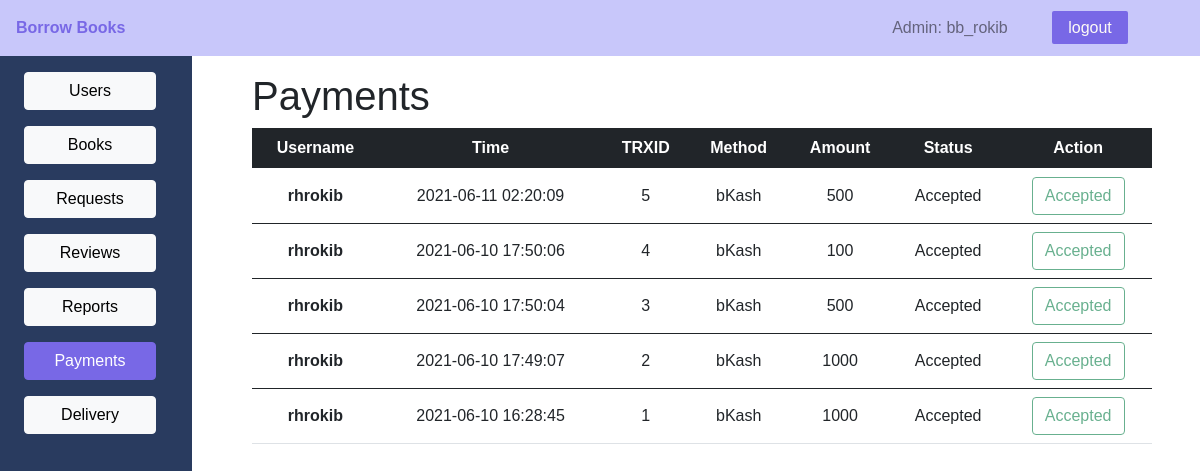
The page /admin/payment.php (signed in) on the database its author committed.
### tables this page shows
CREATE TABLE `payment` (
  `trxid` int(11) NOT NULL,
  `amount` double NOT NULL,
  `method` varchar(10) NOT NULL,
  `time` datetime NOT NULL,
  `status` varchar(15) NOT NULL DEFAULT 'Not Accepted',
  `username` varchar(30) NOT NULL
);

### admin/payment.php (the view, shortened to what this page needs)
<?php
require_once('./../db_config.php');
if (!isset($_SESSION['admin']) &&  empty($_SESSION['admin'])) {
?>
  <script>
    location.assign("./login.php");
  </script>
<?php
} else {
  $username = $_SESSION['admin'];
  $retObj = $pdo->query("SELECT * FROM payment ORDER BY status DESC, time DESC");
  $posts = $retObj->fetchAll();
?>
  <!DOCTYPE html>
  <html lang="en">
  <head>
    <link href="https://cdn.jsdelivr.net/npm/bootstrap@5.0.1/dist/css/bootstrap.min.css" rel="stylesheet">
    <link rel="stylesheet" href="./../profile/profile.css">
    <link rel="stylesheet" href="./admin.css">
  </head>
  <body>
    <header class='main-header'>
      <div>
        <a class="main-header-logo" href="#">Borrow Books</a>
      </div>
      <nav class="main-nav ">
        <ul class="main-nav__items">
          <li class="main-nav__item text-black-50 ">Admin: <?php echo $username; ?></li>
          <li class="main-nav__item nav-logout"><a href="./logout.php">logout</a></li>
        </ul>
      </nav>
    </header>
    <main>
      <div class="row">
        <div class="col-2 my-sidebar">
          <div class="container-fluid d-grid mt-3">
            <a href="./user.php" class="btn btn-light btn-block">Users</a>
            <a href="./books.php" class="btn btn-light btn-block mt-3">Books</a>
            <a href="./request.php" class="btn btn-light btn-block mt-3">Requests</a>
            <a href="./review.php" class="btn btn-light btn-block mt-3">Reviews</a>
            <a href="./reports.php" class="btn btn-light btn-block mt-3">Reports</a>
            <a href="./payment.php" class="btn btn-primary btn-block mt-3">Payments</a>
            <a href="./delivery.php" class="btn btn-light btn-block mt-3">Delivery</a>
          </div>
        </div>
        <div class="col-10">
          <div class="container px-5 mt-3">
            <h1>Payments</h1>
            <table class="table  text-center">
              <thead class='table-dark'>
                <tr>
                  <th scope="col">Username</th>
                  <th scope="col">Time</th>
                  <th scope="col">TRXID</th>
                  <th scope="col">Method</th>
                  <th scope="col">Amount</th>
                  <th scope="col">Status</th>
                  <th scope="col">Action</th>
                </tr>
              </thead>
              <?php foreach ($posts as $post) { ?>
                <tbody class="align-middle">
                  <tr>
                    <th scope="row"><?php echo $post['username']; ?></th>
                    <td><?php echo $post['time']; ?></td>
                    <td><?php echo $post['trxid']; ?></td>
                    <td><?php echo $post['method']; ?></td>
                    <td><?php echo $post['amount']; ?></td>
                    <td><?php echo $post['status']; ?></td>
                    <td class="text-center">
                      <form action="./payment.php" method="post">
                        <?php
                        if ($post['status'] === 'Accepted') {
                          ?>
                          <button type="submit" class="btn btn-outline-success" disabled>Accepted</button>
                          <?php
                        } else {
                          ?>
                          <button type="submit" class="btn btn-warning">Accept</button>
                          <?php
                        }
                        ?>
                      </form>
                    </td>
                  </tr>
                </tbody>
              <?php } ?>
            </table>
          </div>
        </div>
      </div>
    </main>
  </body>
  </html>
  <?php
}
  ?>

### profile/profile.css (style rules this page uses)
* { box-sizing: border-box; }
body { margin: 0px; font-family: "Alata", sans-serif; }
.main-header { width: 100%; background: #c8c7fa; padding: 16px 16px; }
.main-header>div { display: inline-block; }
.main-header-logo { color: #7868e6; font-weight: bold; text-decoration: none; }
.main-nav { display: inline-block; text-align: right; width: calc(100% - 150px); }
.main-nav__items { padding: 0; margin: 0; list-style: none; }
.main-nav__item { display: inline-block; color: azure; margin: 0 20px; }
.main-nav__item a { color: rgb(63, 35, 129); text-decoration: none; }
.nav-logout a { color: #fdfaf6; background: #7868e6; padding: 8px 16px; border-radius: 2px; }
.btn-primary { background: #7868e6; border: 1px solid #7868e6; }

### admin/admin.css (style rules this page uses)
body { font-family: sans-serif; }
.my-sidebar { background: #293b5f; min-height: 100vh; position: relative; }

### rows shown on the page
payment: username "rhrokib", time "2021-06-11 02:20:09", trxid "5", method "bKash", amount "500", status "Accepted"
payment: username "rhrokib", time "2021-06-10 17:50:06", trxid "4", method "bKash", amount "100", status "Accepted"
payment: username "rhrokib", time "2021-06-10 17:50:04", trxid "3", method "bKash", amount "500", status "Accepted"
payment: username "rhrokib", time "2021-06-10 17:49:07", trxid "2", method "bKash", amount "1000", status "Accepted"
payment: username "rhrokib", time "2021-06-10 16:28:45", trxid "1", method "bKash", amount "1000", status "Accepted"

### other values the page prints
$username "bb_rokib"
